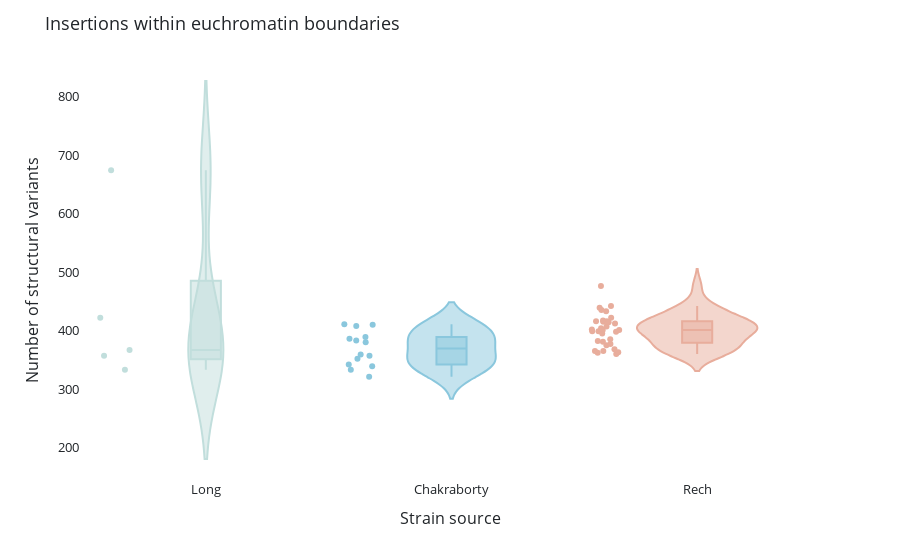

Notebook source saved alongside this figure:
### Code cell
fig = px.violin(df1, x='Source', y='INSERTION',
                 hover_name="Sample", hover_data=["Sample"], points='all',  box=True, color="Source", 
                 color_discrete_map={'Chakraborty':'#8ac7dd','Long':'#c1dedc','Rech':'#e8ad9c'})

fig.update_layout(
    paper_bgcolor='rgba(255,255,255,255)',
    plot_bgcolor='rgba(0,0,0,0)',
    showlegend=False,
    title="Insertions within euchromatin boundaries",
    xaxis_title="Strain source",
    yaxis_title="Number of structural variants",
    legend_title="Legend Title",
    font=dict(size=13,color="#212529")) 

fig.show()

### Figure 1 — Plotly figure (JSON) as saved in the notebook; plotly's stock layout.template omitted (floating-point values rounded to 4 significant figures)
{"data": [{"alignmentgroup": "True", "box": {"visible": true}, "customdata": [["I23"], ["T29A"], ["B59"], ["N25"], ["ZH26"]], "hovertemplate": "<b>%{hovertext}</b><br><br>Source=%{x}<br>INSERTION=%{y}<br>Sample=%{customdata[0]}<extra></extra>", "hovertext": ["I23", "T29A", "B59", "N25", "ZH26"], "legendgroup": "Long", "marker": {"color": "#c1dedc"}, "name": "Long", "offsetgroup": "Long", "orientation": "v", "points": "all", "scalegroup": "True", "showlegend": true, "type": "violin", "x": ["Long", "Long", "Long", "Long", "Long"], "x0": " ", "xaxis": "x", "y": [367, 674, 357, 333, 422], "y0": " ", "yaxis": "y"}, {"alignmentgroup": "True", "box": {"visible": true}, "customdata": [["A1"], ["A2"], ["A3"], ["A4"], ["A5"], ["A6"], ["A7"], ["AB8"], ["B1"], ["B2"], ["B3"], ["B4"], ["B6"], ["ORE"]], "hovertemplate": "<b>%{hovertext}</b><br><br>Source=%{x}<br>INSERTION=%{y}<br>Sample=%{customdata[0]}<extra></extra>", "hovertext": ["A1", "A2", "A3", "A4", "A5", "A6", "A7", "AB8", "B1", "B2", "B3", "B4", "B6", "ORE"], "legendgroup": "Chakraborty", "marker": {"color": "#8ac7dd"}, "name": "Chakraborty", "offsetgroup": "Chakraborty", "orientation": "v", "points": "all", "scalegroup": "True", "showlegend": true, "type": "violin", "x": ["Chakraborty", "Chakraborty", "Chakraborty", "Chakraborty", "Chakraborty", "Chakraborty", "Chakraborty", "Chakraborty", "Chakraborty", "Chakraborty", "Chakraborty", "Chakraborty", "Chakraborty", "Chakraborty"], "x0": " ", "xaxis": "x", "y": [321, 410, 383, 389, 359, 411, 408, 339, 380, 386, 352, 357, 342, 333], "y0": " ", "yaxis": "y"}, {"alignmentgroup": "True", "box": {"visible": true}, "customdata": [["AKA017"], ["AKA018"], ["COR014"], ["COR018"], ["COR023"], ["COR025"], ["GIM012"], ["GIM024"], ["JUT008"], ["JUT011"], ["KIE094"], ["LUN004"], ["LUN007"], ["MUN008"], ["MUN009"], ["MUN013"], ["MUN015"], ["MUN016"], ["MUN020"], ["RAL059"], ["RAL091"], ["RAL176"], ["RAL177"], ["RAL375"], ["RAL426"], ["RAL737"], ["RAL855"], ["SLA001"], ["STO022"], ["TEN015"], ["TOM007"], ["TOM008"]], "hovertemplate": "<b>%{hovertext}</b><br><br>Source=%{x}<br>INSERTION=%{y}<br>Sample=%{customdata[0]}<extra></extra>", "hovertext": ["AKA017", "AKA018", "COR014", "COR018", "COR023", "COR025", "GIM012", "GIM024", "JUT008", "JUT011", "KIE094", "LUN004", "LUN007", "MUN008", "MUN009", "MUN013", "MUN015", "MUN016", "MUN020", "RAL059", "RAL091", "RAL176", "RAL177", "RAL375", "RAL426", "RAL737", "RAL855", "SLA001", "STO022", "TEN015", "TOM007", "TOM008"], "legendgroup": "Rech", "marker": {"color": "#e8ad9c"}, "name": "Rech", "offsetgroup": "Rech", "orientation": "v", "points": "all", "scalegroup": "True", "showlegend": true, "type": "violin", "x": ["Rech", "Rech", "Rech", "Rech", "Rech", "Rech", "Rech", "Rech", "Rech", "Rech", "Rech", "Rech", "Rech", "Rech", "Rech", "Rech", "Rech", "Rech", "Rech", "Rech", "Rech", "Rech", "Rech", "Rech", "Rech", "Rech", "Rech", "Rech", "Rech", "Rech", "Rech", "Rech"], "x0": " ", "xaxis": "x", "y": [395, 399, 385, 415, 435, 407, 417, 368, 362, 382, 381, 399, 442, 401, 401, 365, 416, 365, 414, 433, 439, 476, 377, 360, 416, 422, 412, 375, 363, 398, 402, 404], "y0": " ", "yaxis": "y"}], "layout": {"font": {"color": "#212529", "size": 13}, "legend": {"title": {"text": "Legend Title"}, "tracegroupgap": 0}, "margin": {"t": 60}, "paper_bgcolor": "rgba(255,255,255,255)", "plot_bgcolor": "rgba(0,0,0,0)", "showlegend": false, "title": {"text": "Insertions within euchromatin boundaries"}, "violinmode": "overlay", "xaxis": {"anchor": "y", "categoryarray": ["Long", "Chakraborty", "Rech"], "categoryorder": "array", "domain": [0, 1], "title": {"text": "Strain source"}}, "yaxis": {"anchor": "x", "domain": [0, 1], "title": {"text": "Number of structural variants"}}}}
